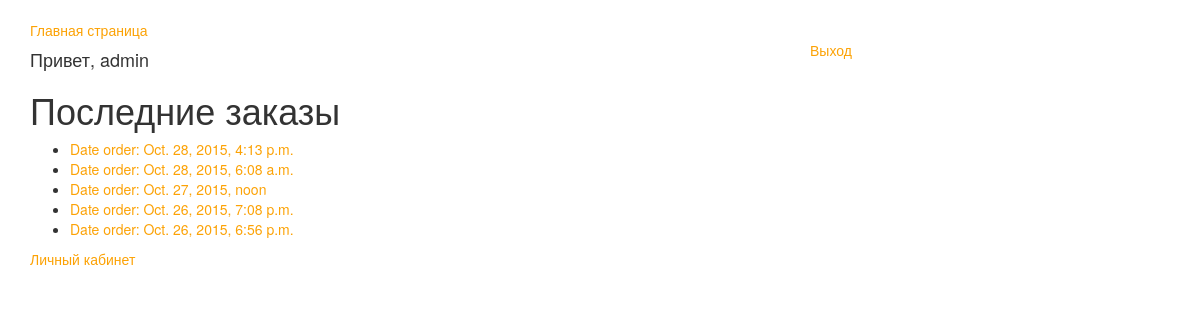
The app's page /lunch/order/ (signed in), older data.
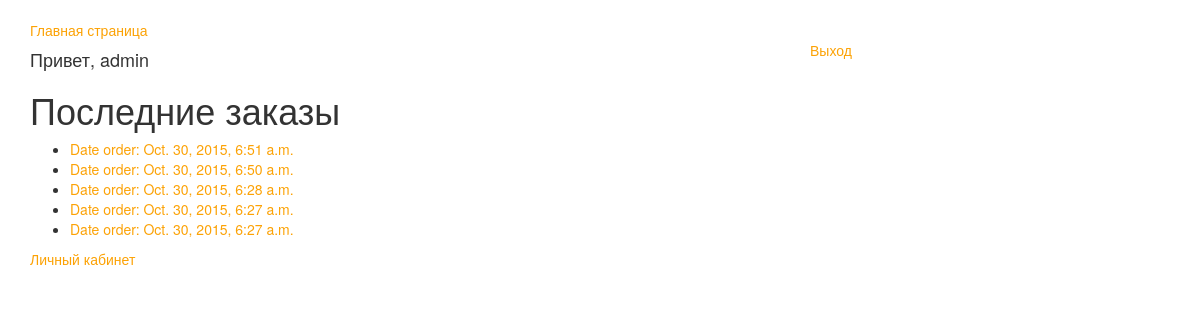
The same page, newer data.
### lunch/models.py (models this page shows, shortened)
class Order(models.Model):
    DateOrder = models.DateTimeField(blank=True, null=True)
    UserID = models.ForeignKey('User')

### lunch/views.py (the view)
def order_list(request):
    latest_order_list = Order.objects.order_by('-DateOrder')[:5]
    context = {'latest_order_list': latest_order_list}
    if not request.user.is_authenticated():
        return HttpResponseRedirect('/lunch/login/')
    return render(request, 'lunch/order_list.html', context)

### lunch/templates/lunch/order_list.html
﻿{% extends "lunch/base.html" %}
{% block content %}
<h4>{% if user.is_authenticated %}Привет, {{ user.username }}{% endif %}</h4>
<div class="Order">
	<h1>Последние заказы</h1>
		{% if latest_order_list %}
			<ul>
			{% for Order in latest_order_list %}
				<li><a href="{% url 'lunch:order_detail' Order.id %}">Date order: {{ Order.DateOrder}}</a></li>
			{% endfor %}
			</ul>
		{% else %}
    <p>No lunch are available.</p>
{% endif %}
</div>
<div class="myaccount">
	<p><a href = "{% url 'lunch:my_profile' %}">Личный кабинет </p>
</div>
{% endblock content %}

Row changes from the older to the newer data that the page shows:
no longer on this page (row edited): Order: DateOrder "Oct. 28, 2015, 4:13 p.m."
no longer on this page (row edited): Order: DateOrder "Oct. 28, 2015, 6:08 a.m."
no longer on this page (row edited): Order: DateOrder "Oct. 27, 2015, noon"
no longer on this page (row edited): Order: DateOrder "Oct. 26, 2015, 7:08 p.m."
no longer on this page (row edited): Order: DateOrder "Oct. 26, 2015, 6:56 p.m."
added Order: DateOrder "Oct. 30, 2015, 6:51 a.m."
added Order: DateOrder "Oct. 30, 2015, 6:50 a.m."
added Order: DateOrder "Oct. 30, 2015, 6:28 a.m."
added Order: DateOrder "Oct. 30, 2015, 6:27 a.m."
added Order: DateOrder "Oct. 30, 2015, 6:27 a.m."
